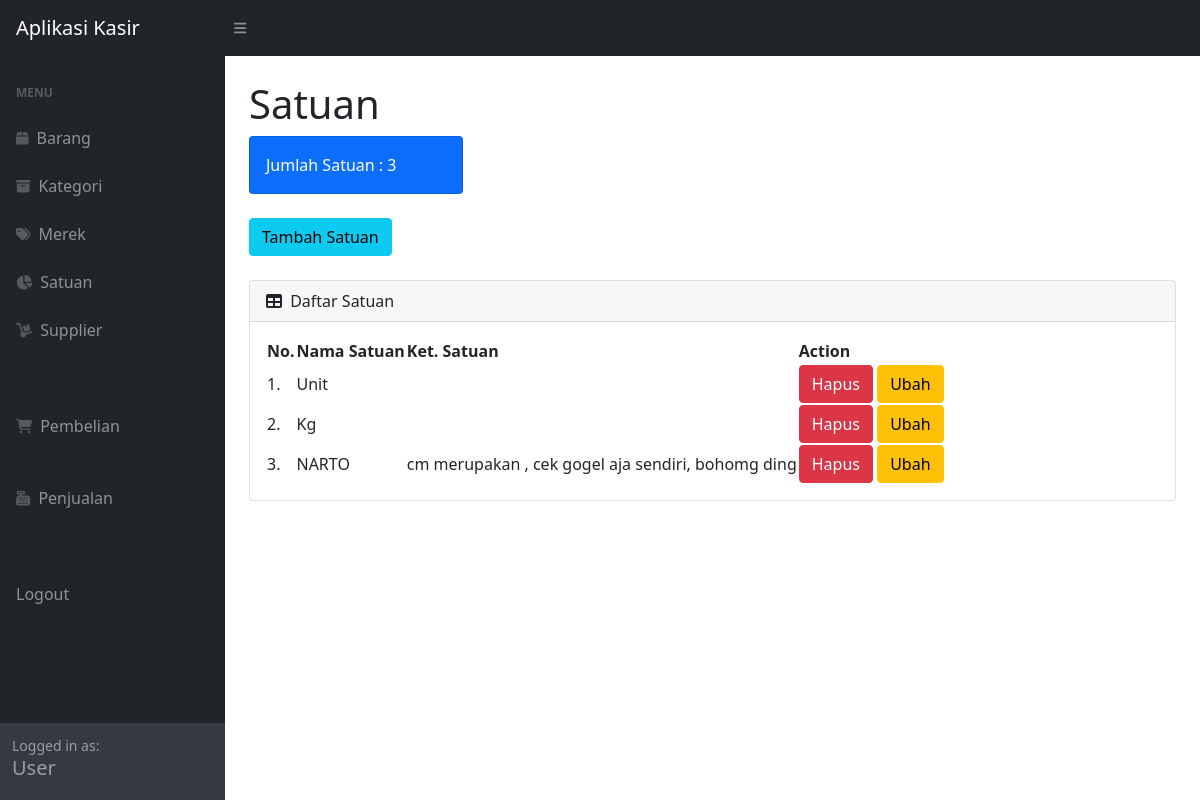
/user_satuan.php (signed in), run on the app's committed database.
### tables this page shows
CREATE TABLE `master_satuan` (
  `id_satuan` int(3) UNSIGNED ZEROFILL NOT NULL,
  `nama_satuan` varchar(25) NOT NULL,
  `ket_satuan` tinytext DEFAULT NULL
);

### user_satuan.php (the view, shortened to what this page needs)
<?php
require "function.php";
?>
<!DOCTYPE html>
<html lang="en">
<head>
    <link href="https://cdn.jsdelivr.net/npm/simple-datatables@latest/dist/style.css" rel="stylesheet" />
    <link href="css/styles.css" rel="stylesheet" />
</head>
<body class="sb-nav-fixed">
    <nav class="sb-topnav navbar navbar-expand navbar-dark bg-dark">
        <a class="navbar-brand ps-3" href="index.php">
            <img src="">Aplikasi Kasir
        </a>
        <button class="btn btn-link btn-sm order-1 order-lg-0 me-4 me-lg-0" id="sidebarToggle" href="#!"><i class="fas fa-bars"></i></button>
    </nav>
    <div id="layoutSidenav">
        <div id="layoutSidenav_nav">
            <nav class="sb-sidenav accordion sb-sidenav-dark" id="sidenavAccordion">
                <div class="sb-sidenav-menu">
                    <div class="nav">
                        <div class="sb-sidenav-menu-heading">Menu</div>
                        <a class="nav-link" href="user.php">
                            <div class="sb-nav-link-icon"><i class="fas fa-box"></i></div>
                            Barang
                        </a>
                        <a class="nav-link" href="user_kategori.php">
                            <div class="sb-nav-link-icon"><i class="fas fa-archive"></i></div>
                            Kategori
                        </a>
                        <a class="nav-link" href="user_merek.php">
                            <div class="sb-nav-link-icon"><i class="fas fa-tags"></i></div>
                            Merek
                        </a>
                        <a class="nav-link" href="user_satuan.php">
                            <div class="sb-nav-link-icon"><i class="fas fa-chart-pie"></i></div>
                            Satuan
                        </a>
                        <a class="nav-link" href="user_supplier.php">
                            <div class="sb-nav-link-icon"><i class="fas fa-dolly"></i></div>
                            Supplier
                        </a>
                        <br><br>
                        <a class="nav-link" href="user_pembelian.php">
                            <div class="sb-nav-link-icon"><i class="fas fa-shopping-cart"></i></div>
                            Pembelian
                        </a>
                        <br>
                        <a class="nav-link" href="user_penjualan.php">
                            <div class="sb-nav-link-icon"><i class="fas fa-cash-register"></i></div>
                            Penjualan
                        </a>
                        <br><br>
                        <a class="nav-link" href="logout.php">
                            Logout
                        </a>
                    </div>
                </div>
                <div class="sb-sidenav-footer">
                    <div class="small">Logged in as:</div>
                    <h5>User</h5>
                </div>
            </nav>
        </div>
        <div id="layoutSidenav_content">
            <main>
                <div class="container-fluid px-4">
                    <h1 class="mt-4">Satuan</h1>
                    <div class="row">
                        <div class="col-xl-3 col-md-6">
                            <div class="card bg-primary text-white mb-4">
                                <?php
                                $jumlah_stn = mysqli_query($conn, "SELECT * FROM master_satuan");
                                $data = mysqli_num_rows($jumlah_stn);
                                ?>
                                <div class="card-body">Jumlah Satuan : <?= $data; ?></div>
                            </div>
                        </div>
                    </div>
                    <button type="button" class="btn btn-info mb-4" data-bs-toggle="modal" data-bs-target="#satuanModal">
                        Tambah Satuan
                    </button>
                    <div class="card mb-4">
                        <div class="card-header">
                            <i class="fas fa-table me-1"></i>
                            Daftar Satuan
                        </div>
                        <div class="card-body">
                            <table id="datatablesSimple">
                                <thead>
                                    <tr>
                                        <th>No.</th>
                                        <th>Nama Satuan</th>
                                        <th>Ket. Satuan</th>
                                        <th>Action</th>
                                    </tr>
                                </thead>
                                <tbody>
                                    <?php
                                    $i = 1;
                                    $ambil = mysqli_query($conn, "SELECT * FROM master_satuan");
                                    while ($data = mysqli_fetch_array($ambil)) :
                                        $id = $data["id_satuan"];
                                    ?>
                                        <tr>
                                            <td><?= $i++; ?>.</td>
                                            <td><?= $data["nama_satuan"]; ?></td>
                                            <td><?= $data["ket_satuan"]; ?></td>
                                            <td>
                                                <button type="button" class="btn btn-danger" data-bs-toggle="modal" data-bs-target="#delete<?= $id; ?>">
                                                    Hapus
                                                </button>
                                                <button type="button" class="btn btn-warning" data-bs-toggle="modal" data-bs-target="#ubah<?= $id; ?>">
                                                    Ubah
                                                </button>
                                            </td>
                                        </tr>
                                    <?php endwhile; ?>
                                </tbody>
                            </table>
                        </div>
                    </div>
                </div>
            </main>
        </div>
    </div>
</body>
</html>

### data on the page
master_satuan: nama_satuan "Unit"
master_satuan: nama_satuan "Kg"
master_satuan: nama_satuan "NARTO", ket_satuan "cm merupakan , cek gogel aja sendiri, bohomg ding"

### other printed values
$data "3"
